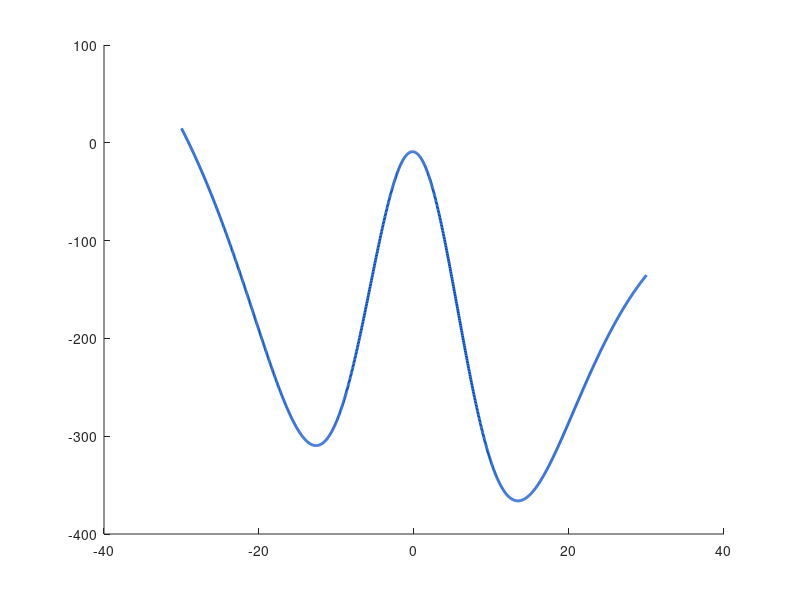

This figure's MATLAB source: (Note: this script raises an error after producing the figure.)
function results = moap2(cfg)
% MOAP numerical model with local raw-profile FWHM measurement.
    if nargin == 0 || isempty(cfg), cfg = struct(); end
    % Recursive merge permits e.g. moap2(struct('run',struct('task','linewidth_sweep'))).
    cfg = merge_moap2_config(default_moap2_config(),cfg);
    cfg = apply_moap2_defaults(cfg);
    if ~exist(cfg.output.directory, 'dir')
        mkdir(cfg.output.directory);
    end
    task = lower(cfg.run.task);
    results = struct('config',cfg);
    switch task
        case 'single'
            results.single = run_moap2_case(cfg, true, true);
        case 'sweep_spectra'
            results.sweep = run_moap2_sweep(cfg, false, true, false);
        case 'linewidth_sweep'
            results.linewidth = run_moap2_sweep(cfg, true, false, true);
        case 'all_demo'
            results.single = run_moap2_case(cfg, true, true);
            results.sweep = run_moap2_sweep(cfg, true, true, true);
            results.linewidth = struct('parameter',results.sweep.parameter, ...
                'values',results.sweep.values, ...
                'linewidth',results.sweep.linewidth);
        otherwise
            error('Unsupported cfg.run.task: %s', cfg.run.task);
    end
    if cfg.output.save_mat
        save(fullfile(cfg.output.directory, 'project_results.mat'), 'results', 'cfg', '-v7.3');
    end
    fprintf('\n[MOAP] Completed successfully.\n[MOAP] Results folder: %s\n',cfg.output.directory);
end

function cfg = default_moap2_config()
    cfg = struct();
    cfg.run.task = 'all_demo'; % single | sweep_spectra | linewidth_sweep | all_demo
    cfg.run.verbose = true;
    cfg.material.mstar_rel = 0.067;
    cfg.material.eps_static = 13.18;
    cfg.material.eps_high = 10.89;
    cfg.material.LO_phonon_meV = 36.25;
    cfg.material.piezo_kappa2 = 0.006;
    cfg.structure.U0_meV = 228;
    cfg.structure.Lz_nm = 15;
    cfg.structure.manning_prefactor = 6;
    cfg.structure.domain_nm = 60;
    cfg.structure.domain_factor = 3;
    cfg.structure.Nz = 1502;
    cfg.structure.n_states = 6;
    cfg.doping.Nd_sheet_cm2 = 1e11;
    cfg.doping.width_nm = 2;
    cfg.fields.B_T = 5;
    cfg.fields.E_kVcm = 25;
    cfg.fields.kx_inv_m = 0;
    cfg.temperature_K = 100;
    cfg.sp.max_outer = 100;
    cfg.sp.mix = 0.5;
    cfg.sp.tol_VH_relative = 1e-3;
    cfg.sp.tol_EF_meV = 1e-3;
    cfg.laser.E0_kVcm = 4.5;
    cfg.laser.a0_nm = 7.5;
    cfg.oap.transitions = [1 2];
    cfg.oap.photon_orders = [1 2];
    cfg.oap.mechanisms = {'optical','piezoelectric'};
    cfg.oap.photon_energy_meV = 5:0.01:150;
    cfg.oap.qz_max_inv_nm = 2;
    cfg.oap.Nqz = 101;
    cfg.oap.plot_full_energy_range = true;
    cfg.oap.series.s_max = 2;
    cfg.oap.series.v_max = 2;
    cfg.sweep.parameter = 'T_K';
    cfg.sweep.values = 5:50:300;
    cfg.output.directory = fullfile(fileparts(mfilename('fullpath')), 'results_van');
    cfg.output.save_figures = true;
    cfg.output.save_csv = true;
    cfg.output.save_mat = true;
    cfg.output.visible = 'on';
    cfg.output.figure_format = 'png';
    cfg.output.figure_dpi = 200;
    cfg.output.show_experimental_fwhm = true;
    cfg.constants.e = 1.602176634e-19;
    cfg.constants.hbar = 1.054571817e-34;
    cfg.constants.kB = 1.380649e-23;
    cfg.constants.eps0 = 8.8541878128e-12;
    cfg.constants.m0 = 9.1093837015e-31;
    cfg.constants.meV = cfg.constants.e*1e-3;
    cfg.constants.nm = 1e-9;
end

function out = merge_moap2_config(out, overrides)
    assert(isstruct(overrides) && isscalar(overrides), ...
        'Configuration overrides must be a scalar struct.');
    keys = fieldnames(overrides);
    for i = 1:numel(keys)
        k = keys{i};
        if isfield(out,k) && isstruct(out.(k)) && isstruct(overrides.(k))
            out.(k) = merge_moap2_config(out.(k),overrides.(k));
        else
            out.(k) = overrides.(k);
        end
    end
end

function cfg = apply_moap2_defaults(cfg)
    if ~isfield(cfg,'run'), cfg.run = struct(); end
    if ~isfield(cfg.run,'task'), cfg.run.task = 'single'; end
    if ~isfield(cfg.run,'verbose'), cfg.run.verbose = true; end
    if ~isfield(cfg,'oap'), cfg.oap = struct(); end
    if ~isfield(cfg.oap,'mechanisms')
        cfg.oap.mechanisms = {'optical','piezoelectric'};
    end
    if ~isfield(cfg,'sweep'), cfg.sweep = struct(); end
    if ~isfield(cfg.sweep,'parameter'), cfg.sweep.parameter = 'T_K'; end
    if ~isfield(cfg.sweep,'values'), cfg.sweep.values = cfg.temperature_K; end
end

function case_result = run_moap2_case(cfg, make_plots, save_outputs, compute_metrics)
    if nargin < 4,compute_metrics = true; end
    assert(cfg.temperature_K > 0 && isfinite(cfg.temperature_K), ...
        'Temperature must be strictly positive (use e.g. 1 K instead of 0 K).');
    if cfg.run.verbose
        fprintf('\n============================================================\n');
        fprintf('[MOAP] B = %.4g T, E = %.4g kV/cm, T = %.4g K\n', ...
            cfg.fields.B_T,cfg.fields.E_kVcm,cfg.temperature_K);
        fprintf('[MOAP] Lz = %.4g nm, Nd = %.4g cm^-2\n', ...
            cfg.structure.Lz_nm,cfg.doping.Nd_sheet_cm2);
    end
    sp = solve_schrodinger_poisson(cfg);
    if ~sp.converged
        warning('Schrodinger-Poisson solver reached max_iter without convergence.');
    end
    transition_data = compute_transition_data(sp,cfg);
    spectrum = compute_moap(sp,transition_data,cfg);
    if compute_metrics
        metrics = extract_spectrum_metrics(spectrum,cfg);
    else
        metrics = struct();
    end
    case_result = struct('cfg',cfg,'sp',sp,'transitions',transition_data, ...
        'spectrum',spectrum,'metrics',metrics);
    figures = {};
    names = {};
    if make_plots
        figures = {plot_electronic_structure(sp,cfg), ...
            plot_moap_contributions(spectrum,cfg,'optical'), ...
            plot_moap_contributions(spectrum,cfg,'piezoelectric')};
        names = {'structure','contributions_optical','contributions_piezoelectric'};
    end
    if save_outputs
        save_moap2_single(case_result,figures,names,cfg);
    end
    if cfg.run.verbose
        fprintf('[MOAP] Converged: %d in %d iterations\n',sp.converged,sp.iterations);
        fprintf('[MOAP] EF = %.8f meV\n',sp.EF_meV);
        fprintf('[MOAP] Subband energies (meV): '); fprintf('%.8f ',sp.E_meV);
        fprintf('\n[MOAP] Max raw OAP = %.6e\n',max(spectrum.total_raw));
    end
end

function save_moap2_single(case_result, figures, names, cfg)
    spectrum = case_result.spectrum;
    if cfg.output.save_mat
        save(fullfile(cfg.output.directory,'single.mat'),'case_result','-v7.3');
    end
    if cfg.output.save_csv
        T = table(spectrum.energy_meV(:),spectrum.total_raw(:), ...
            spectrum.mechanism.optical.total_raw(:), ...
            spectrum.mechanism.piezoelectric.total_raw(:), ...
            'VariableNames',{'PhotonEnergy_meV','TotalRaw','OpticalRaw','PiezoelectricRaw'});
        writetable(T,fullfile(cfg.output.directory,'single_spectrum.csv'));
        write_fwhm_metrics_csv(case_result.metrics,cfg, ...
            fullfile(cfg.output.directory,'single_metrics.csv'),NaN);
    end
    save_moap2_figures(figures,names,'single',cfg);
end
function out = solve_schrodinger_poisson(cfg)
    c = cfg.constants;
    domain_nm = cfg.structure.domain_nm;
    z = linspace(-domain_nm/2, domain_nm/2, cfg.structure.Nz).' * c.nm;
    dz = z(2) - z(1);
    z_in = z(2:end-1);
    u = z/(cfg.structure.Lz_nm*c.nm);
    Vconf = cfg.structure.U0_meV*c.meV*cfg.structure.manning_prefactor.*(sech(u).^4-sech(u).^2);
    Nd_sheet = cfg.doping.Nd_sheet_cm2 * 1.0e4;
    width = cfg.doping.width_nm * c.nm;
    Nd_z = zeros(size(z));
    if Nd_sheet > 0
        if width <= 0
            [~,idx] = min(abs(z)); Nd_z(idx) = Nd_sheet/dz;
        else
            mask = abs(z) <= width/2; covered = trapz(z,double(mask));
            if covered <= 0
                [~,idx] = min(abs(z)); Nd_z(idx) = Nd_sheet/dz;
            else
                Nd_z(mask) = Nd_sheet/covered;
            end
        end
    end
    n_states = cfg.structure.n_states;
    if isfield(cfg.sp, 'max_iter')
        max_iter = cfg.sp.max_iter;
    else
        max_iter = cfg.sp.max_outer;
    end
    if isfield(cfg.sp, 'tol_VH_relative')
        tol_VH_relative = cfg.sp.tol_VH_relative;
    else
        tol_VH_relative = 1.0e-3;
    end
    VH_old = zeros(size(z));
    EF_old = NaN;
    converged = false;
    dVH_meV = Inf;
    dVH_relative = Inf;
    dEF_meV = Inf;
    mstar = cfg.material.mstar_rel*c.m0;
    alpha_kin = c.hbar^2/(2*mstar);
    magnetic = (c.hbar*cfg.fields.kx_inv_m+c.e*cfg.fields.B_T.*z_in).^2/(2*mstar);
    electric = -c.e*cfg.fields.E_kVcm*1e5.*z_in;
    n = numel(z_in);
    offH = (-alpha_kin/dz^2)*ones(n-1,1);
    offD = ones(n-1,1);
    D2 = spdiags([[offD;0],-2*ones(n,1),[0;offD]],[-1 0 1],n,n);
    for it = 1:max_iter
        Veff = Vconf(2:end-1)+VH_old(2:end-1)+magnetic+electric;
        H = spdiags([[offH;0],2*alpha_kin/dz^2+Veff(:),[0;offH]],[-1 0 1],n,n);
        H = (H+H')/2;
        [Psi_in, E] = lowest_eigenpairs(H, n_states);
        norms = sqrt(sum(abs(Psi_in).^2,1)*dz);
        Psi_in = bsxfun(@rdivide,Psi_in,norms);
        Psi = zeros(numel(z), n_states);
        Psi(2:end-1, :) = Psi_in;
        if Nd_sheet > 0
            [EF,Ni] = solve_fermi_level(Nd_sheet,E,cfg);
        else
            EF = NaN;
            Ni = zeros(n_states,1);
            dEF_meV = 0;
        end
        n_z = (abs(Psi).^2) * Ni(:);
        rhs = (c.e^2/(cfg.material.eps_static*c.eps0)).*(Nd_z-n_z);
        VH_new = zeros(size(z));
        VH_new(2:end-1) = D2\(dz^2.*rhs(2:end-1));
        VH_next = cfg.sp.mix .* VH_new + (1.0-cfg.sp.mix) .* VH_old;
        dVH_meV = max(abs(VH_next - VH_old)) / c.meV;
        dVH_relative = max(abs(VH_next - VH_old)) / max(max(abs(VH_old)), c.meV);
        if isfinite(EF_old) && isfinite(EF)
            dEF_meV = abs(EF - EF_old) / c.meV;
        end
        if dVH_relative <= tol_VH_relative && dEF_meV <= cfg.sp.tol_EF_meV
            converged = true;
            VH_old = VH_next;
            break;
        end
        VH_old = VH_next;
        EF_old = EF;
    end
    Veff = Vconf(2:end-1)+VH_old(2:end-1)+magnetic+electric;
    H = spdiags([[offH;0],2*alpha_kin/dz^2+Veff(:),[0;offH]],[-1 0 1],n,n);
    H = (H+H')/2;
    [Psi_in, E] = lowest_eigenpairs(H, n_states);
    norms = sqrt(sum(abs(Psi_in).^2,1)*dz);
    Psi_in = bsxfun(@rdivide,Psi_in,norms);
    Psi = zeros(numel(z), n_states);
    Psi(2:end-1, :) = Psi_in;
    if Nd_sheet > 0
        [EF,Ni] = solve_fermi_level(Nd_sheet,E,cfg);
    else
        EF = NaN;
        Ni = zeros(n_states,1);
    end
    n_z = (abs(Psi).^2) * Ni(:);
    Vmag = (c.hbar*cfg.fields.kx_inv_m + c.e*cfg.fields.B_T.*z).^2/(2*cfg.material.mstar_rel*c.m0);
    Velec = -c.e*cfg.fields.E_kVcm*1e5.*z;
    Veff = Vconf + VH_old + Vmag + Velec;
    out.z_m = z;
    out.z_nm = z/c.nm;
    out.dz_m = dz;
    out.Vconf_J = Vconf;
    out.VH_J = VH_old;
    out.Veff_J = Veff;
    out.Vconf_meV = Vconf/c.meV;
    out.VH_meV = VH_old/c.meV;
    out.Veff_meV = Veff/c.meV;
    out.E_J = E(:);
    out.E_meV = E(:).'/c.meV;
    out.Psi = Psi;
    out.EF_J = EF;
    out.EF_meV = EF/c.meV;
    out.subband_sheet_m2 = Ni(:);
    out.n_z_m3 = n_z;
    out.Nd_z_m3 = Nd_z;
    out.Nd_sheet_m2 = Nd_sheet;
    out.charge_integral_m2 = trapz(z, n_z);
    out.iterations = it;
    out.converged = converged;
    out.VH_error_meV = dVH_meV;
    out.VH_error_relative = dVH_relative;
    out.EF_error_meV = dEF_meV;
end
function [Psi, E] = lowest_eigenpairs(H, n_states)
    H = (H + H') / 2;
    opts.issym = true;
    opts.isreal = true;
    opts.tol = 1e-10;
    opts.maxit = 4000;
    try
        [Psi, D] = eigs(H, n_states, 'smallestreal', opts);
    catch
        try
            [Psi, D] = eigs(H, n_states, 'sa', opts);
        catch
            [Vfull, Dfull] = eig(full(H));
            evals = real(diag(Dfull));
            [evals, idx] = sort(evals, 'ascend');
            Psi = real(Vfull(:, idx(1:n_states)));
            D = diag(evals(1:n_states));
        end
    end
    E = real(diag(D));
    [E, idx] = sort(E, 'ascend');
    Psi = real(Psi(:, idx));
end
function [EF,Ni] = solve_fermi_level(Nd_sheet, E, cfg)
    c = cfg.constants;
    kBT = c.kB * cfg.temperature_K;
    pref = cfg.material.mstar_rel*c.m0*kBT / (pi*c.hbar^2);
    E = E(:);
    Eref = min(E);
    eps_i = (E - Eref) ./ kBT;
    target = Nd_sheet / pref;
    neutrality = @(mu) sum(max(mu-eps_i,0)+log1p(exp(-abs(mu-eps_i))))-target;
    lo = -50.0;
    hi = max(50.0, max(eps_i) + target + 20.0);
    flo = neutrality(lo);
    fhi = neutrality(hi);
    count = 0;
    while flo > 0 && count < 50
        lo = lo - 50;
        flo = neutrality(lo);
        count = count + 1;
    end
    count = 0;
    while fhi < 0 && count < 50
        hi = hi + 50;
        fhi = neutrality(hi);
        count = count + 1;
    end
    opts = optimset('TolX',1e-12,'Display','off');
    muF = fzero(neutrality, [lo hi], opts);
    EF = Eref + muF * kBT;
    x = (EF-E)/kBT;
    Ni = pref.*(max(x,0)+log1p(exp(-abs(x))));
end
function td = compute_transition_data(sp, cfg)
    c = cfg.constants;
    qz = linspace(0, cfg.oap.qz_max_inv_nm, cfg.oap.Nqz) / c.nm;
    wqz = zeros(size(qz));
    wqz([1 end]) = [qz(2)-qz(1),qz(end)-qz(end-1)]/2;
    wqz(2:end-1) = (qz(3:end)-qz(1:end-2))/2;
    transitions = cfg.oap.transitions;
    ntr = size(transitions, 1);
    td = repmat(struct(), ntr, 1);
    phase = exp(1i * (sp.z_m * qz));
    for t = 1:ntr
        i = transitions(t,1);
        f = transitions(t,2);
        product = conj(sp.Psi(:,i)) .* sp.Psi(:,f);
        dipole = trapz(sp.z_m, product .* sp.z_m);
        Iqz = trapz(sp.z_m, bsxfun(@times, product, phase), 1);
        td(t).initial = i;
        td(t).deltaE_J = sp.E_J(f) - sp.E_J(i);
        td(t).dipole_m = dipole;
        td(t).K = sum(abs(Iqz).^2 .* wqz);
    end
end
function spectrum = compute_moap(sp, td, cfg)
    c = cfg.constants;
    hbar = c.hbar;
    e    = c.e;
    kBT  = c.kB * cfg.temperature_K;
    eps0 = c.eps0;
    me = cfg.material.mstar_rel * c.m0;
    kappa0   = cfg.material.eps_static;
    kappa_LO = 1.0 / (1.0/cfg.material.eps_high - 1.0/kappa0);
    hw0 = cfg.material.LO_phonon_meV * c.meV;
    N0 = 1.0 / expm1(hw0 / kBT);
    E0 = cfg.laser.E0_kVcm * 1.0e5;
    orders = cfg.oap.photon_orders(:).';
    Ephot = cfg.oap.photon_energy_meV(:).' * c.meV;
    nE = numel(Ephot);

    thickness = cfg.structure.Lz_nm*c.nm;
    qd = sqrt(sp.Nd_sheet_m2*c.e^2/(thickness*cfg.material.eps_static*c.eps0*c.kB*cfg.temperature_K));
    

    spectrum.energy_meV = Ephot/c.meV;
    for mechanism = {'optical','piezoelectric'}
        mk = mechanism{1};
        spectrum.mechanism.(mk).total_raw = zeros(1,nE);
        for ell = orders
            ok = sprintf('order_%d',ell);
            spectrum.mechanism.(mk).(ok).emission_raw = zeros(1,nE);
            spectrum.mechanism.(mk).(ok).absorption_raw = zeros(1,nE);
            spectrum.mechanism.(mk).(ok).total_raw = zeros(1,nE);
        end
    end
    a0 = cfg.laser.a0_nm*c.nm;
    for iE = 1:nE
        Eph = Ephot(iE);
        Omega = Eph / hbar;
        P0_LO = E0^4*e^4*me^2*(hw0/hbar)*sqrt(kappa0)/(256*pi^3*hbar^6*eps0*kappa_LO*Omega^2); %Ma hoa dung Omega^2
        P0_PE = E0^4*e^4*me^2*cfg.material.piezo_kappa2*kBT*sqrt(kappa0)/(256*pi^3*hbar^7*kappa0*eps0*Omega^2);
        for it = 1:numel(td)
            eps_alpha = sp.E_J(td(it).initial);
            DeltaE = td(it).deltaE_J;
            transition_factor = abs(td(it).dipole_m)^2 * td(it).K;
            for ell = orders
                order_key = sprintf('order_%d', ell);
                order_factor = a0^(2*ell) / (2^(2*ell) * factorial(ell)^2); %Ma hoa dung a0^(2*ell)
                Pplus = P0_LO * transition_factor * order_factor * (N0 + 1.0) * compute_taylor_bessel(eps_alpha, sp.EF_J, DeltaE + hw0 - ell*Eph, ell, qd, cfg);
                Pminus = P0_LO * transition_factor * order_factor * N0 * compute_taylor_bessel(eps_alpha, sp.EF_J, DeltaE - hw0 - ell*Eph, ell, qd, cfg);
                spectrum.mechanism.optical.(order_key).emission_raw(iE) = spectrum.mechanism.optical.(order_key).emission_raw(iE) + Pplus;
                spectrum.mechanism.optical.(order_key).absorption_raw(iE) = spectrum.mechanism.optical.(order_key).absorption_raw(iE) + Pminus;
                spectrum.mechanism.optical.(order_key).total_raw(iE) = spectrum.mechanism.optical.(order_key).total_raw(iE) + Pplus + Pminus;
                spectrum.mechanism.piezoelectric.(order_key).total_raw(iE) = spectrum.mechanism.piezoelectric.(order_key).total_raw(iE) + P0_PE*transition_factor*order_factor*compute_taylor_bessel(eps_alpha,sp.EF_J,DeltaE-ell*Eph,ell,qd,cfg);
                peak(iE) = spectrum.mechanism.optical.(order_key).emission_raw(iE);
            end
        end
    end
    for ell = orders
        order_key = sprintf('order_%d', ell);
        spectrum.mechanism.optical.total_raw = ...
            spectrum.mechanism.optical.total_raw ...
            + spectrum.mechanism.optical.(order_key).total_raw;
        spectrum.mechanism.piezoelectric.total_raw = ...
            spectrum.mechanism.piezoelectric.total_raw ...
            + spectrum.mechanism.piezoelectric.(order_key).total_raw;
    end
    spectrum.total_raw = spectrum.mechanism.optical.total_raw+spectrum.mechanism.piezoelectric.total_raw;
    spectrum.mechanism.optical.total_plot = spectrum.mechanism.optical.total_raw;
    spectrum.mechanism.piezoelectric.total_plot = spectrum.mechanism.piezoelectric.total_raw;
    for ell = orders
        ok = sprintf('order_%d',ell);
        spectrum.mechanism.optical.(ok).emission_plot = spectrum.mechanism.optical.(ok).emission_raw;
        spectrum.mechanism.optical.(ok).absorption_plot = spectrum.mechanism.optical.(ok).absorption_raw;
        spectrum.mechanism.optical.(ok).total_plot = spectrum.mechanism.optical.(ok).total_raw;
        spectrum.mechanism.piezoelectric.(ok).total_plot = spectrum.mechanism.piezoelectric.(ok).total_raw;
    end
end
function Tval = compute_taylor_bessel(eps_alpha_J, EF_J, D_J, ell, qd, cfg)
    c = cfg.constants;
    hbar = c.hbar;
    kBT  = c.kB * cfg.temperature_K;
    me   = cfg.material.mstar_rel * c.m0;
    if D_J == 0
        Tval = NaN;
        return;
    end
    absD = abs(D_J);
    qd_power = qd^(2*ell - 2);
    Tval = 0.0;
    for s = ell:ell
        for v = 1:cfg.oap.series.v_max
            LambdaKsum = besselk(s-ell, v*absD/(2.0*kBT), 0);
            LambdaJ = (hbar^2 * qd^2 / (2.0 * me)) * (hbar^2 * qd^2 / (2.0 * me * absD))^(s-ell) * LambdaKsum;
            Tval = Tval + (1)^(s+v-1) * (s+1) * exp(-v*(eps_alpha_J+D_J/2.0-EF_J)/kBT) * qd_power * LambdaJ;
        end
    end
end
function metrics = extract_spectrum_metrics(spectrum, cfg)
% Peak position, FWHM and HWHM for each available component.
    E = spectrum.energy_meV;
    metrics.definition = 'profile_fwhm';
    for order = cfg.oap.photon_orders
        ok = sprintf('order_%d',order);
        optical = spectrum.mechanism.optical.(ok);
        metrics.optical.(ok).emission = profile_fwhm(E,optical.emission_raw);
        metrics.optical.(ok).absorption = profile_fwhm(E,optical.absorption_raw);
        metrics.optical.(ok).total = profile_fwhm(E,optical.total_raw);
        metrics.piezoelectric.(ok).total = profile_fwhm(E, ...
            spectrum.mechanism.piezoelectric.(ok).total_raw);
    end
end

function m = profile_fwhm(x, y)
% Width of a resolved peak at half its maximum.
    x = x(:).'; y = y(:).';
    % Keep resolved=false as the diagnostic flag, but report zero linewidth
    % when the profile does not contain a resolvable peak.
    m = struct('peak',NaN,'peak_x',NaN,'fwhm',0,'hwhm',0, ...
        'left_x',NaN,'right_x',NaN,'left_hwhm',0, ...
        'right_hwhm',0,'half_level',NaN,'resolved',false);
    if numel(x) ~= numel(y)
        error('QW:FWHM:SizeMismatch','x and y must have the same size.');
    end
    if numel(x) < 3 || ~isreal(x) || any(~isfinite(x)) || any(diff(x) <= 0)
        error('QW:FWHM:InvalidGrid','x must be finite and strictly increasing.');
    end
    if ~isreal(y) || any(~isfinite(y)) || any(y < 0), return; end

    [m.peak,ip] = max(y);
    if m.peak <= 0, return; end
    m.peak_x = x(ip); m.half_level = m.peak/2;
    h = m.half_level;
    if ip == 1 || ip == numel(y) || y(ip-1) < h || y(ip+1) < h, return; end
    il = find(y(1:ip) <= h,1,'last');
    ir = ip-1+find(y(ip:end) <= h,1,'first');
    if isempty(il) || isempty(ir) || il == ip || ir == ip, return; end
    m.left_x = x(il);%crossing(x,y,il,h);
    m.right_x = x(ir);%crossing(x,y,ir-1,h);
    m.left_hwhm = m.peak_x-m.left_x;
    m.right_hwhm = m.right_x-m.peak_x;
    m.fwhm = m.right_x-m.left_x;
    m.hwhm = m.fwhm/2;
    m.resolved = true;
end

function xc = crossing(x, y, i, h)
    if y(i+1) == y(i)
        xc = (x(i)+x(i+1))/2;
    else
        xc = x(i)+(h-y(i))*(x(i+1)-x(i))/(y(i+1)-y(i));
    end
end

function sweep_result = run_moap2_sweep(cfg, need_metrics, make_spectra, make_linewidth)
    values = cfg.sweep.values(:).';
    assert(~isempty(values) && all(isfinite(values)), ...
        'cfg.sweep.values must contain finite values.');
    cases = cell(size(values));
    labels = cell(size(values));
    for i = 1:numel(values)
        cfg_i = set_moap2_sweep_parameter(cfg,cfg.sweep.parameter,values(i));
        cases{i} = run_moap2_case(cfg_i,false,false,need_metrics);
        labels{i} = moap2_sweep_label(cfg.sweep.parameter,values(i));
        if cfg.run.verbose
            fprintf('[SWEEP] %s: %d/%d complete\n', ...
                cfg.sweep.parameter,i,numel(values));
        end
    end
    sweep_result = struct('parameter',cfg.sweep.parameter,'values',values, ...
        'labels',{labels},'cases',{cases});
    if need_metrics
        sweep_result.linewidth = collect_linewidths(cases,values,cfg);
        sweep_result.linewidth.reference = experimental_fwhm_references();
    end
    mechanisms = cfg.oap.mechanisms;
    if ischar(mechanisms), mechanisms = {mechanisms}; end
    if make_spectra
        figures = {}; names = {};
        for i = 1:numel(mechanisms)
            mk = lower(mechanisms{i});
            if ~ismember(mk,{'optical','piezoelectric'}), continue; end
            figures{end+1} = plot_moap2_sweep_spectra(cases,labels,cfg,mk); %#ok<AGROW>
            names{end+1} = ['sweep_spectra_' mk]; %#ok<AGROW>
        end
        save_moap2_sweep_spectra(sweep_result,figures,names,cfg);
    end
    if make_linewidth
        figures = {}; names = {};
        for i = 1:numel(mechanisms)
            mk = lower(mechanisms{i});
            if ~ismember(mk,{'optical','piezoelectric'}), continue; end
            figures{end+1} = plot_moap2_linewidth(sweep_result.linewidth,cfg,mk); %#ok<AGROW>
            names{end+1} = ['linewidth_sweep_' mk]; %#ok<AGROW>
        end
        save_moap2_linewidth(sweep_result,figures,names,cfg);
    end
end

function cfg = set_moap2_sweep_parameter(cfg, parameter, value)
    switch lower(parameter)
        case 'b_t', cfg.fields.B_T = value;
        case 't_k', cfg.temperature_K = value;
        case 'lz_nm', cfg.structure.Lz_nm = value;
        case 'e_kvcm', cfg.fields.E_kVcm = value;
        case 'nd_sheet_cm2', cfg.doping.Nd_sheet_cm2 = value;
        case 'manning_prefactor', cfg.structure.manning_prefactor = value;
        case 'u0_mev', cfg.structure.U0_meV = value;
        otherwise, error('Unsupported sweep parameter: %s',parameter);
    end
end

function label = moap2_sweep_label(parameter, value)
    switch lower(parameter)
        case 'b_t', label = sprintf('$B=%.3g\\,\\mathrm{T}$',value);
        case 't_k', label = sprintf('$T=%.3g\\,\\mathrm{K}$',value);
        case 'lz_nm', label = sprintf('$L_z=%.3g\\,\\mathrm{nm}$',value);
        case 'e_kvcm', label = sprintf('$E=%.3g\\,\\mathrm{kV/cm}$',value);
        case 'nd_sheet_cm2', label = sprintf('$N_D=%.3g\\,\\mathrm{cm}^{-2}$',value);
        case 'manning_prefactor', label = sprintf('$\\nu=%.3g$',value);
        case 'u0_mev', label = sprintf('$U_0=%.3g\\,\\mathrm{meV}$',value);
        otherwise, label = sprintf('%s = %.3g',strrep(parameter,'_','\_'),value);
    end
end

function linewidth = collect_linewidths(cases, values, cfg)
    linewidth.values = values(:).';
    for order = cfg.oap.photon_orders
        ok = sprintf('order_%d',order);
        for process = {'emission','absorption'}
            pk = process{1};
            linewidth.optical.(ok).([pk '_width']) = nan(size(values));
        end
        linewidth.piezoelectric.(ok).total_width = nan(size(values));
        for i = 1:numel(cases)
            for process = {'emission','absorption'}
                pk = process{1};
                linewidth.optical.(ok).([pk '_width'])(i) = ...
                    cases{i}.metrics.optical.(ok).(pk).fwhm;
            end
            linewidth.piezoelectric.(ok).total_width(i) = ...
                cases{i}.metrics.piezoelectric.(ok).total.fwhm;
        end
    end
end

function fig = plot_moap2_sweep_spectra(cases, labels, cfg, mechanism)
    idx = unique([1 floor((numel(cases)+1)/2) numel(cases)],'stable');
    colors = lines(numel(idx));
    [fig,ax] = new_moap2_axes(cfg,[100 100 710 520]);
    handles = gobjects(size(idx)); y_all = [];
    for j = 1:numel(idx)
        i = idx(j);
        E = cases{i}.spectrum.energy_meV(:);
        P = cases{i}.spectrum.mechanism.(mechanism).total_raw(:);
        handles(j) = plot(ax,E,P,'Color',colors(j,:),'LineWidth',1.65);
        y_all = [y_all; P(isfinite(P))]; %#ok<AGROW>
    end
    xlabel(ax,'Photon energy $\hbar\Omega$ (meV)','Interpreter','latex','FontSize',13);
    ylabel(ax,'MOAP (arb. units)','Interpreter','latex','FontSize',13);
    legend(ax,handles,labels(idx),'Location','best','Interpreter','latex');
    if ~isempty(y_all) && max(y_all) > 0, ylim(ax,[0 1.055*max(y_all)]); end
    format_moap2_axes(ax);
    suppress_moap_intensity_exponent(ax);
end

function fig = plot_moap2_linewidth(linewidth, cfg, mechanism)
    x = linewidth.values(:);
    colors = [0 0.3 0.8; 0.85 0.1 0.1; 0.7 0 0.65];
    markers = {'o','s','^'};
    [fig,ax] = new_moap2_axes(cfg,[100 100 700 510]);
    handles = gobjects(0); labels = {}; y_all = [];
    for j = 1:numel(cfg.oap.photon_orders)
        order = cfg.oap.photon_orders(j); ok = sprintf('order_%d',order);
        color = colors(mod(j-1,size(colors,1))+1,:);
        marker = markers{mod(j-1,numel(markers))+1};
        if strcmp(mechanism,'optical')
            processes = {'emission','absorption'};
        else
            processes = {'total'};
        end
        for p = 1:numel(processes)
            process = processes{p};
            y = linewidth.(mechanism).(ok).([process '_width'])(:);
            valid = isfinite(x) & isfinite(y);
            if ~any(valid), continue; end
            style = '-'; face = color; suffix = '';
            if strcmp(process,'absorption'), style = '--'; face = 'w'; suffix = ' absorption'; end
            if strcmp(process,'emission'), suffix = ' emission'; end
            handles(end+1) = plot(ax,x(valid),y(valid),style,'Color',color, ...
                'LineWidth',1.6,'Marker',marker,'MarkerSize',5, ...
                'MarkerEdgeColor',color,'MarkerFaceColor',face); %#ok<AGROW>
            labels{end+1} = sprintf('$\\ell=%d$%s',order,suffix); %#ok<AGROW>
            y_all = [y_all; y(valid)]; %#ok<AGROW>
        end
    end
    show_refs = cfg.output.show_experimental_fwhm && ...
        strcmp(mechanism,'optical') && strcmpi(cfg.sweep.parameter,'T_K');
    if show_refs
        refs = linewidth.reference;
        handles(end+1) = plot(ax,refs.unuma.T_K,refs.unuma.W_meV,':*', ...
            'Color',[0 .48 .1],'LineWidth',1.2);
        handles(end+1) = plot(ax,refs.von_allmen.T_K,refs.von_allmen.W_meV,':*', ...
            'Color',[.9 .38 .05],'LineWidth',1.2);
        labels(end+1:end+2) = {'T. Unuma et al. [54,55] (digitized)', ...
            'P. Von Allmen et al. [56] (digitized)'};
        y_all = [y_all; refs.unuma.W_meV(:); refs.von_allmen.W_meV(:)];
    end
    xlabel(ax,moap2_sweep_axis_label(cfg.sweep.parameter), ...
        'Interpreter','latex','FontSize',13);
    ylabel(ax,'FWHM (meV)','Interpreter','latex','FontSize',13);
    if ~isempty(handles)
        legend(ax,handles,labels,'Location','best','Interpreter','latex', ...
            'FontSize',9.5,'Box','on');
    end
    if ~isempty(y_all) && max(y_all) > 0, ylim(ax,[0 1.06*max(y_all)]); end
    if show_refs
        xlim(ax,[min([x;refs.unuma.T_K(:);refs.von_allmen.T_K(:)]), ...
            max([x;refs.unuma.T_K(:);refs.von_allmen.T_K(:)])]);
    elseif isscalar(x)
        dx = max(0.05*abs(x),1); xlim(ax,[x-dx x+dx]);
    elseif numel(x) > 1
        xlim(ax,[min(x) max(x)]);
    end
    format_moap2_axes(ax);
end

function refs = experimental_fwhm_references()
    refs.unuma.T_K = [5 30 75 125 167 217 257 296];
    refs.unuma.W_meV = [11.03 11.03 11.43 11.93 13.12 13.67 14.13 14.83];
    refs.von_allmen.T_K = [5 15 30 40 50 60 75 97 116 135 155 174 194 213 233 252 272 292];
    refs.von_allmen.W_meV = [10.2 10.2 10.2 10.1 10.1 10.1 10.21 ...
        10.35 10.71 10.88 11.40 11.93 12.70 14.36 16.04 15.65 16.98 18.59];
end

function [fig,ax] = new_moap2_axes(cfg, position)
    fig = figure('Visible',cfg.output.visible,'Color','w', ...
        'Units','pixels','Position',position);
    ax = axes(fig); hold(ax,'on');
end

function label = moap2_sweep_axis_label(parameter)
    switch lower(parameter)
        case 'b_t', label = 'Magnetic field $B$ (T)';
        case 't_k', label = 'Temperature $T$ (K)';
        case 'lz_nm', label = 'Well width $L_z$ (nm)';
        case 'e_kvcm', label = 'Electric field $E$ (kV/cm)';
        case 'nd_sheet_cm2', label = 'Sheet density $N_D$ (cm$^{-2}$)';
        case 'manning_prefactor', label = 'Manning parameter $\nu$';
        case 'u0_mev', label = 'Potential depth $U_0$ (meV)';
        otherwise, label = strrep(parameter,'_','\_');
    end
end

function format_moap2_axes(ax)
    set(ax,'Box','on','Layer','top','LineWidth',0.9, ...
        'FontName','Times New Roman','FontSize',11,'TickDir','in', ...
        'TickLength',[0.018 0.018],'XMinorTick','on','YMinorTick','on', ...
        'TickLabelInterpreter','latex');
    grid(ax,'on'); ax.GridLineStyle = '--'; ax.GridAlpha = 0.2;
    ax.XMinorGrid = 'off'; ax.YMinorGrid = 'off';
    ax.LooseInset = max(ax.TightInset,0.02);
end

function suppress_moap_intensity_exponent(ax)
    tick_labels = ax.YTickLabel;
    ax.YAxis.Exponent = 0;
    ax.YTickLabel = tick_labels;
end

function save_moap2_sweep_spectra(sweep_result, figures, names, cfg)
    if cfg.output.save_mat
        save(fullfile(cfg.output.directory,'sweep_spectra.mat'), ...
            'sweep_result','-v7.3');
    end
    if cfg.output.save_csv
        E = sweep_result.cases{1}.spectrum.energy_meV(:);
        T = table(E,'VariableNames',{'PhotonEnergy_meV'});
        for i = 1:numel(sweep_result.cases)
            for mechanism = {'optical','piezoelectric'}
                mk = mechanism{1};
                name = matlab.lang.makeValidName(sprintf('%s_%s_%g', ...
                    mk,cfg.sweep.parameter,sweep_result.values(i)));
                T.(name) = sweep_result.cases{i}.spectrum.mechanism.(mk).total_raw(:);
            end
        end
        writetable(T,fullfile(cfg.output.directory,'sweep_spectra.csv'));
    end
    save_moap2_figures(figures,names,'',cfg);
end

function save_moap2_linewidth(sweep_result, figures, names, cfg)
    if cfg.output.save_mat
        save(fullfile(cfg.output.directory,'linewidth_sweep.mat'), ...
            'sweep_result','-v7.3');
    end
    if cfg.output.save_csv
        tables = cell(1,numel(sweep_result.cases));
        for i = 1:numel(sweep_result.cases)
            tables{i} = linewidth_metrics_table(sweep_result.cases{i}.metrics, ...
                cfg,sweep_result.values(i));
        end
        writetable(vertcat(tables{:}), ...
            fullfile(cfg.output.directory,'linewidth_sweep.csv'));
        if strcmpi(cfg.sweep.parameter,'T_K')
            export_experimental_fwhm_csv(sweep_result.linewidth.reference, ...
                fullfile(cfg.output.directory,'experimental_fwhm_digitized.csv'));
        end
    end
    save_moap2_figures(figures,names,'',cfg);
end

function export_experimental_fwhm_csv(refs, filename)
    temperature = [refs.unuma.T_K(:);refs.von_allmen.T_K(:)];
    fwhm = [refs.unuma.W_meV(:);refs.von_allmen.W_meV(:)];
    source = [repmat({'T. Unuma et al. [54,55]'},numel(refs.unuma.T_K),1); ...
        repmat({'P. Von Allmen et al. [56]'},numel(refs.von_allmen.T_K),1)];
    writetable(table(source,temperature,fwhm,'VariableNames', ...
        {'ExperimentalReference','Temperature_K','FWHM_meV'}),filename);
end

function write_fwhm_metrics_csv(metrics, cfg, filename, sweep_value)
    writetable(linewidth_metrics_table(metrics,cfg,sweep_value),filename);
end

function T = linewidth_metrics_table(metrics, cfg, sweep_value)
    parameter_value = []; mechanism = {}; photon_order = [];
    process = {}; peak = []; left_x = []; right_x = [];
    fwhm = []; hwhm = []; resolved = [];
    for order = cfg.oap.photon_orders
        ok = sprintf('order_%d',order);
        entries = {{'optical','emission',metrics.optical.(ok).emission}, ...
            {'optical','absorption',metrics.optical.(ok).absorption}, ...
            {'piezoelectric','total',metrics.piezoelectric.(ok).total}};
        for i = 1:numel(entries)
            item = entries{i}{3};
            parameter_value(end+1,1) = sweep_value; %#ok<AGROW>
            mechanism{end+1,1} = entries{i}{1}; %#ok<AGROW>
            photon_order(end+1,1) = order; %#ok<AGROW>
            process{end+1,1} = entries{i}{2}; %#ok<AGROW>
            peak(end+1,1) = item.peak_x; %#ok<AGROW>
            left_x(end+1,1) = item.left_x; %#ok<AGROW>
            right_x(end+1,1) = item.right_x; %#ok<AGROW>
            fwhm(end+1,1) = item.fwhm; %#ok<AGROW>
            hwhm(end+1,1) = item.hwhm; %#ok<AGROW>
            resolved(end+1,1) = item.resolved; %#ok<AGROW>
        end
    end
    T = table(parameter_value,mechanism,photon_order,process,peak, ...
        left_x,right_x,fwhm,hwhm,logical(resolved), ...
        'VariableNames',{'SweepValue','Mechanism','PhotonOrder','Process', ...
        'Peak_meV','LeftHalfMaximum_meV','RightHalfMaximum_meV', ...
        'FWHM_meV','HWHM_meV','Resolved'});
end

function save_moap2_figures(figures, names, prefix, cfg)
    if ~cfg.output.save_figures, return; end
    for i = 1:min(numel(figures),numel(names))
        if ~ishghandle(figures{i}), continue; end
        stem = names{i};
        if ~isempty(prefix), stem = sprintf('%s_%s',prefix,stem); end
        filename = fullfile(cfg.output.directory, ...
            [stem '.' cfg.output.figure_format]);
        if exist('exportgraphics','file') == 2
            exportgraphics(figures{i},filename,'Resolution',cfg.output.figure_dpi);
        else
            set(figures{i},'PaperPositionMode','auto');
            print(figures{i},filename,'-dpng',sprintf('-r%d',cfg.output.figure_dpi));
        end
    end
end
function fig = plot_electronic_structure(sp, cfg)
    fig = figure( 'Visible', cfg.output.visible, 'Color', 'w', 'Units', 'pixels', 'Position', [100 100 720 520]);
    ax = axes(fig);
    hold(ax, 'on');
    z = sp.z_nm(:);
    Ueff = sp.Veff_meV(:);
    E = sp.E_meV(:);
    Psi = sp.Psi;
    n_states_plot = min([ 4, numel(E), size(Psi, 2)]);
    Eplot = E(1:n_states_plot);
    potential_color = [0.000 0.300 0.800];
    state_colors = [ 0.850 0.100 0.100; 0.100 0.550 0.100; 0.050 0.050 0.050; 0.750 0.000 0.650 ];
    state_styles = { '-', '--', '-.', ':' };
    if n_states_plot >= 2
        dE = diff(sort(Eplot));
        dE = dE(isfinite(dE) & dE > 1.0e-9);
    else
        dE = [];
    end
    if ~isempty(dE)
        density_scale = 0.35 * median(dE);
    else
        potential_span = max(Ueff) - min(Ueff);
        density_scale = 0.08 * potential_span;
    end
    if ~isfinite(density_scale) || density_scale <= 0
        density_scale = 10.0;
    end
    hPotential = plot( ax, z, Ueff, '-', 'Color', potential_color, 'LineWidth', 2.0, 'DisplayName', '$U_{\mathrm{eff}}(z)$');
    hState = gobjects(n_states_plot, 1);
    y_state_max = zeros(n_states_plot, 1);
    y_state_min = zeros(n_states_plot, 1);
    for i = 1:n_states_plot
        n = i - 1;
        rho = abs(Psi(:, i)).^2;
        rho_max = max(rho);
        if isfinite(rho_max) && rho_max > 0
            rho = rho ./ rho_max;
        else
            rho(:) = 0;
        end
        y_state = E(i) + density_scale .* rho;
        y_state_min(i) = min(y_state);
        y_state_max(i) = max(y_state);
        yline( ax, E(i), ':', 'Color', state_colors(i, :), 'LineWidth', 0.75, 'HandleVisibility', 'off');
        hState(i) = plot( ax, z, y_state, state_styles{i}, 'Color', state_colors(i, :), 'LineWidth', 1.55, 'DisplayName', sprintf('$n=%d$', n));
    end
    hEF = gobjects(0);
    if isfield(sp, 'EF_meV') && isscalar(sp.EF_meV) && isfinite(sp.EF_meV)
        hEF = yline( ax, sp.EF_meV, '--', 'Color', [0.85 0.55 0.00], 'LineWidth', 1.40, 'DisplayName', '$E_{\mathrm{F}}$');
    end
    xlabel( ax, '$z$ (nm)', 'Interpreter', 'latex', 'FontSize', 13);
    ylabel( ax, 'Energy (meV)', 'Interpreter', 'latex', 'FontSize', 13);
    xlim(ax, [min(z), max(z)]);
    all_y = [ Ueff(:); y_state_min(:); y_state_max(:); Eplot(:) ];
    if ~isempty(hEF)
        all_y = [all_y; sp.EF_meV];
    end
    all_y = all_y(isfinite(all_y));
    if ~isempty(all_y)
        ymin = min(all_y);
        ymax = max(all_y);
        yrange = ymax - ymin;
        if yrange <= 0 || ~isfinite(yrange)
            yrange = max(1.0, abs(ymax));
        end
        ypad = 0.045 * yrange;
        ylim(ax, [ ymin - ypad, ymax + ypad ]);
    end
    legend_handles = [hPotential; hState(:)];
    if ~isempty(hEF)
        legend_handles = [legend_handles; hEF];
    end
    lgd = legend( ax, legend_handles, 'Location', 'best', 'Interpreter', 'latex', 'FontSize', 10, 'Box', 'on');
    lgd.ItemTokenSize = [24 12];
    format_moap2_axes(ax);
    ax.GridLineStyle = ':';
end
function fig = plot_moap_contributions(spectrum, cfg, mechanism)
    mk = lower(mechanism);
    E = spectrum.energy_meV(:);
    photon_orders = cfg.oap.photon_orders(:).';
    fig = figure( 'Visible', cfg.output.visible, 'Color', 'w', 'Units', 'pixels', 'Position', [100 100 720 520]);
    ax = axes(fig);
    hold(ax, 'on');
    order_colors = [ 0.000 0.300 0.800; 0.850 0.100 0.100; 0.100 0.550 0.100; 0.650 0.100 0.650; 0.100 0.600 0.650 ];
    x_active_all = [];
    if cfg.oap.plot_full_energy_range
        x_active_all = E(isfinite(E));
    end
    y_all = [];
    legend_handles = gobjects(0);
    labels = {};
    for io = 1:numel(photon_orders)
        order = photon_orders(io);
        ok = sprintf('order_%d', order);
        color_idx = mod(io - 1, size(order_colors, 1)) + 1;
        curve_color = order_colors(color_idx, :);
        if strcmpi(mk, 'piezoelectric')
            curves = {spectrum.mechanism.(mk).(ok).total_plot(:)};
            line_styles = {'-'};
            curve_labels = {sprintf('$\\ell=%d$', order)};
        else
            curves = {spectrum.mechanism.(mk).(ok).emission_plot(:), spectrum.mechanism.(mk).(ok).absorption_plot(:)};
            line_styles = {'-', '--'};
            curve_labels = {sprintf('$\\ell=%d$ emission', order), sprintf('$\\ell=%d$ absorption', order)};
        end
        for ic = 1:numel(curves)
            P = curves{ic};
            h = plot(ax, E, P, line_styles{ic}, 'Color', curve_color, 'LineWidth', 1.65);
            legend_handles(end+1) = h; %#ok<AGROW>
            labels{end+1} = curve_labels{ic}; %#ok<AGROW>
            P_abs = abs(P);
            Pmax = max(P_abs(isfinite(P_abs)));
            if ~isempty(Pmax) && isfinite(Pmax) && Pmax > 0
                idx_active = isfinite(P) & P_abs >= 1.0e-4*Pmax;
                x_active_all = [x_active_all; E(idx_active)]; %#ok<AGROW>
            end
            y_all = [y_all; P(isfinite(P))]; %#ok<AGROW>
        end
    end
    xlabel( ax, 'Photon energy $\hbar\Omega$ (meV)', 'Interpreter', 'latex', 'FontSize', 13);

    ylabel( ax, 'MOAP (arb. units)', 'Interpreter', 'latex', 'FontSize', 13);

    x_active_all = x_active_all(isfinite(x_active_all));
    if numel(x_active_all) >= 2
        xmin_active = min(x_active_all);
        xmax_active = max(x_active_all);
        active_width = xmax_active - xmin_active;
        if active_width > 0
            xpad = 0.035 * active_width;
        else
            xpad = 0.02 * (max(E) - min(E));
        end
        xmin = max( min(E), xmin_active - xpad);
        xmax = min( max(E), xmax_active + xpad);
        if xmax > xmin
            xlim(ax, [xmin xmax]);
        else
            xlim(ax, [min(E) max(E)]);
        end
    else
        xlim(ax, [min(E) max(E)]);
    end
    y_all = y_all(isfinite(y_all));
    if ~isempty(y_all)
        ymax = max(y_all);
        ymin = min(y_all);
        if isfinite(ymax) && ymax > 0
            negative_tolerance = 1.0e-10 * ymax;
            if ymin >= -negative_tolerance
                ylim(ax, [ 0, 1.06 * ymax ]);
            else
                yrange = ymax - ymin;
                ypad = 0.04 * yrange;
                ylim(ax, [ ymin - ypad, ymax + ypad ]);
            end
        end
    end
    if ~isempty(legend_handles)
        lgd = legend( ax, legend_handles, labels, 'Location', 'best', 'Interpreter', 'latex', 'FontSize', 9.5, 'Box', 'on');
        if numel(labels) >= 4
            lgd.NumColumns = 2;
        end
        lgd.ItemTokenSize = [22 10];
    end
    format_moap2_axes(ax);
    suppress_moap_intensity_exponent(ax);
end
